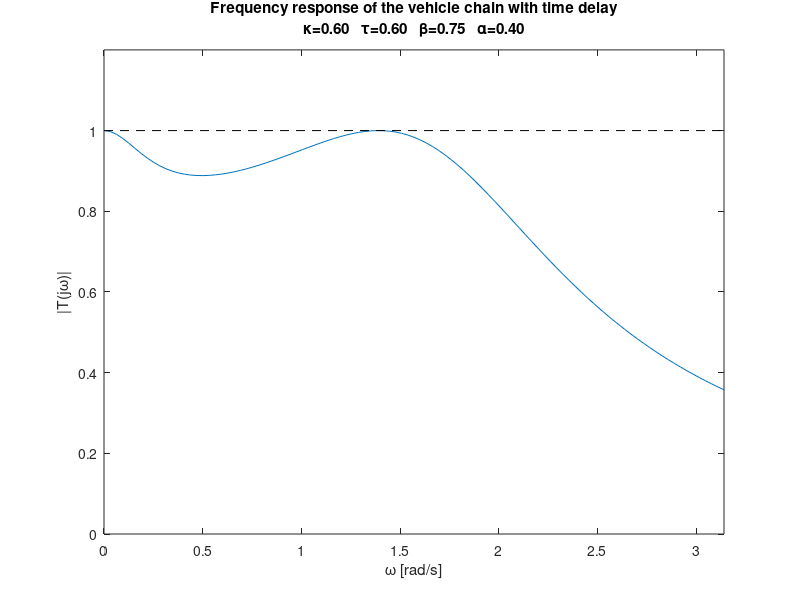
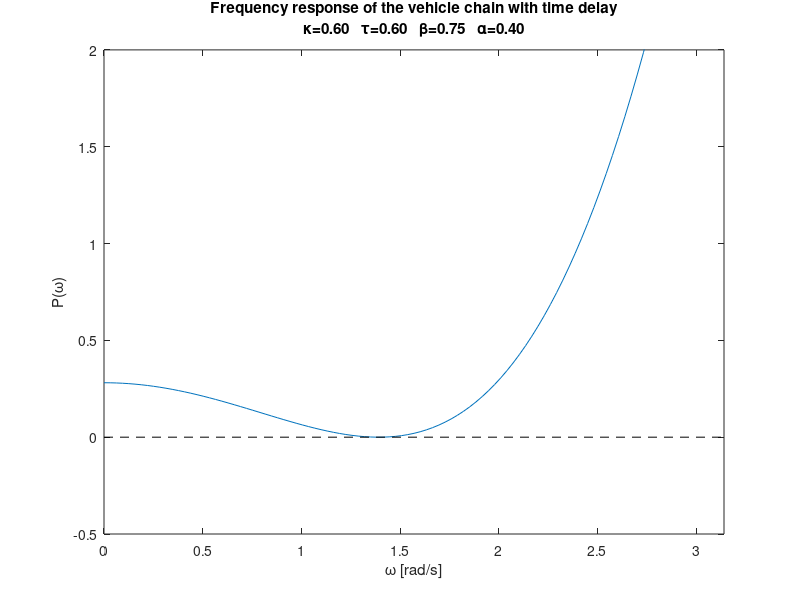

The MATLAB script that drew these images, in order:
%% Create frequency response plots for the vehicle chain with time delay

clear; %close all; clc;

%% Calculate frequency response
% parameters
tau=0.6;	% 0.0, 0.6
kappa=0.6;
alpha=0.4;
beta=0.75143;	% 0.25, 0.40, 0.50, 0.75143, 0.80

% range of frequencies
ommin=0;
ommax=pi;
dom=(ommax-ommin)/100;
om=ommin:dom:ommax;

% range of magnitude on frequency response plot
Mmin=0;
Mmax=1.2;
Pmin=-0.5;
Pmax=2;

% transfer function
T=(alpha*kappa+beta*1i.*om)./...
  ((-om.^2).*exp(1i*om*tau)+(beta+alpha)*1i.*om+alpha*kappa);
M=abs(T);
P=om.^2-2*alpha*kappa*cos(om*tau)-2*(alpha+beta)*om.*sin(om*tau)+alpha*(alpha+2*beta);

%% Plot frequency response
figure(1); clf; hold on; box on;
title([]);
plot(om,M);
plot([ommin,ommax],[1,1],'k--');
xlabel('\omega [rad/s]');
ylabel('|T(j\omega)|');
axis([ommin,ommax,Mmin,Mmax]);
title(['Frequency response of the vehicle chain with time delay',10,...
       '\kappa=',num2str(kappa,'%3.2f'),'   \tau=',num2str(tau,'%3.2f'),...
       '   \beta=',num2str(beta,'%3.2f'),'   \alpha=',num2str(alpha,'%3.2f')]);
   
figure(2); clf; hold on; box on;
title([]);
plot(om,P);
plot([ommin,ommax],[0,0],'k--');
xlabel('\omega [rad/s]');
ylabel('P(\omega)');
axis([ommin,ommax,Pmin,Pmax]);
title(['Frequency response of the vehicle chain with time delay',10,...
       '\kappa=',num2str(kappa,'%3.2f'),'   \tau=',num2str(tau,'%3.2f'),...
       '   \beta=',num2str(beta,'%3.2f'),'   \alpha=',num2str(alpha,'%3.2f')]);
